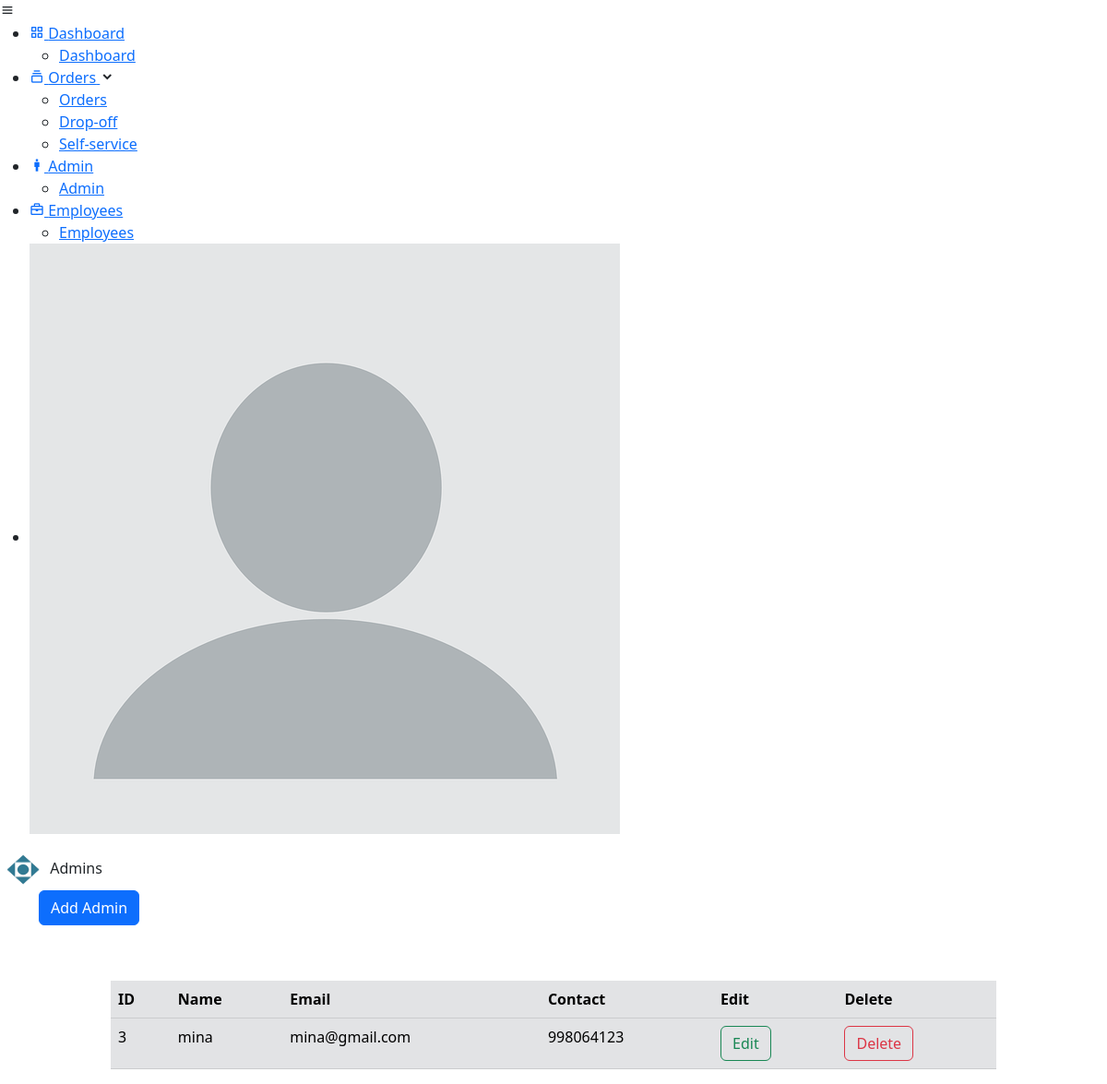
Page /admin/admins.php on the earlier database version.
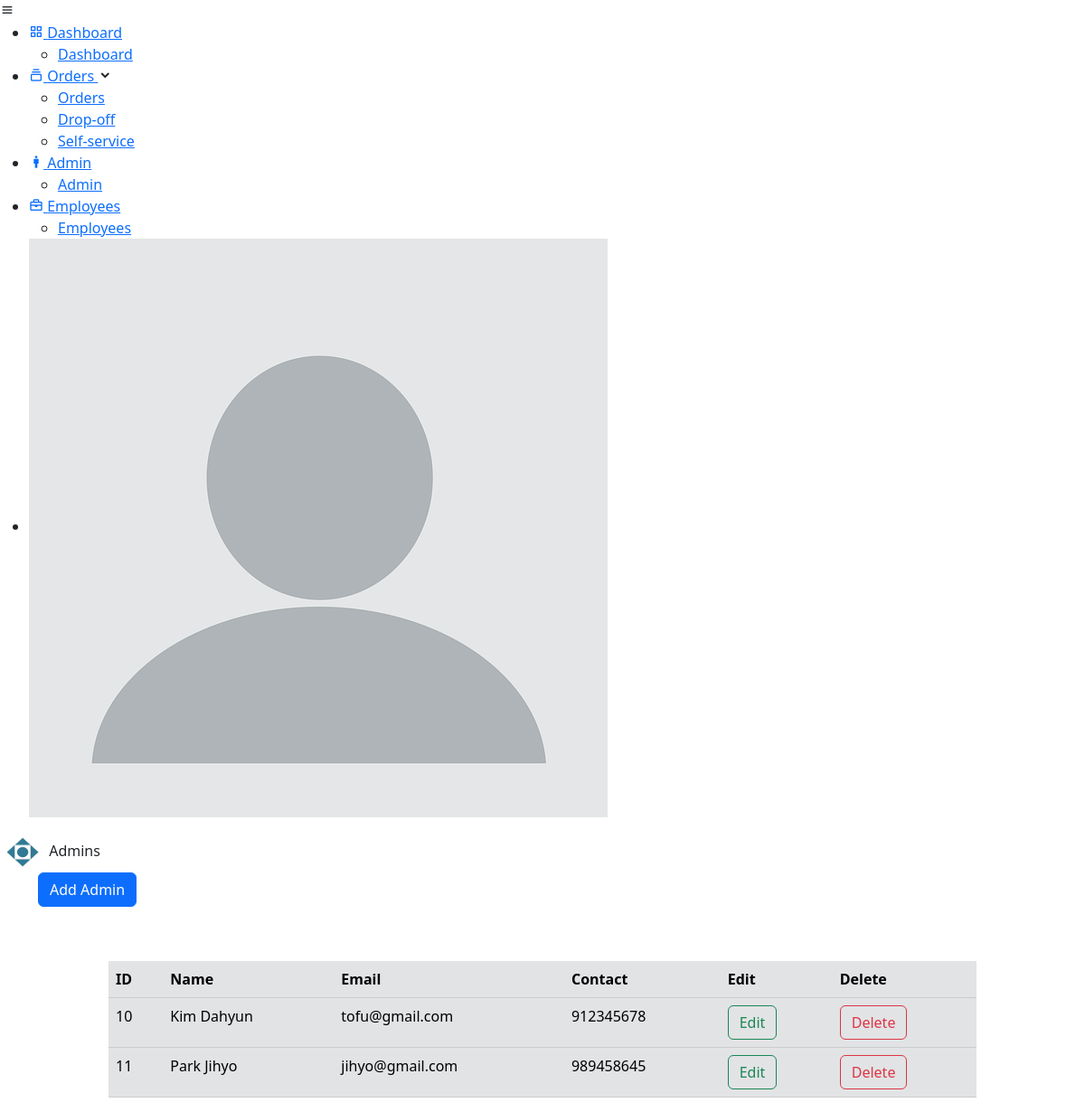
Same page on the later database version.
### tables this page shows
CREATE TABLE `users` (
  `userId` int(11) NOT NULL,
  `name` varchar(100) DEFAULT NULL,
  `email` varchar(50) DEFAULT NULL,
  `password` varchar(50) DEFAULT NULL,
  `contactNo` int(11) DEFAULT NULL,
  `role` varchar(10) DEFAULT NULL
);

### admin/admins.php (the view, shortened to what this page needs)
<?php include('partials/adminDashboard.php'); ?>
<section class="home-section">
    <div class="home-content">
      <img src="../img\pashlogo.png"  width="50" height="45">
      <span class="text">Admins</span>
    </div>
    <div class="container-sm">
        <button type="button" class="btn btn-primary" data-bs-toggle="modal" data-bs-target="#addModal" s>
            Add Admin
        </button>
    </div>
<div class="table-responsive" style="margin-top: 5%" id="tables">
    <table class="table table-secondary table-hover" id="admins">
        <thead class="thead-dark">
        <tr>
            <th>ID</th>
            <th>Name</th>
            <th>Email</th>
            <th>Contact</th>
            <th>Edit</th>
            <th>Delete</th>
        </tr>
        </thead>
        <tbody>
        <?php
        $adminRole = 'Admin';
        $userSql = "SELECT * FROM users WHERE role = '$adminRole'";
        $userResult = mysqli_query($conn, $userSql);
        if ($userResult && mysqli_num_rows($userResult) > 0) {
            while ($row = mysqli_fetch_assoc($userResult)) {
                ?>
                <tr>
                    <td><?php echo $row['userId']; ?></td>
                    <td><?php echo $row['name']; ?></td>
                    <td><?php echo $row['email']; ?></td>
                    <td><?php echo $row['contactNo']; ?></td>
                    <td>
                        <form action="adminEdit.php" method="post">
                            <button class="btn btn-outline-success" name="edit-btn" data-bs-toggle="modal"
                                    data-id="<?php echo $row['userId']; ?>">Edit</button>
                        </form>
                    </td>
                    <td>
                        <form action="adminProcess.php" method="post">
                            <button class="btn btn-outline-danger" name="delete-btn">Delete</button>
                        </form>
                    </td>
                </tr>
            <?php
            }
        } else {
            echo "<tr><td colspan='4'>No Admin Accounts Found</td></tr>";
        }
        ?>
        </tbody>
    </table>
</div>
</section>

Differences in the rows shown:
removed users: userId "3", name "mina", email "mina@gmail.com", contactNo "998064123"
added users: userId "10", name "Kim Dahyun", email "tofu@gmail.com", contactNo "912345678"
added users: userId "11", name "Park Jihyo", email "jihyo@gmail.com", contactNo "989458645"
